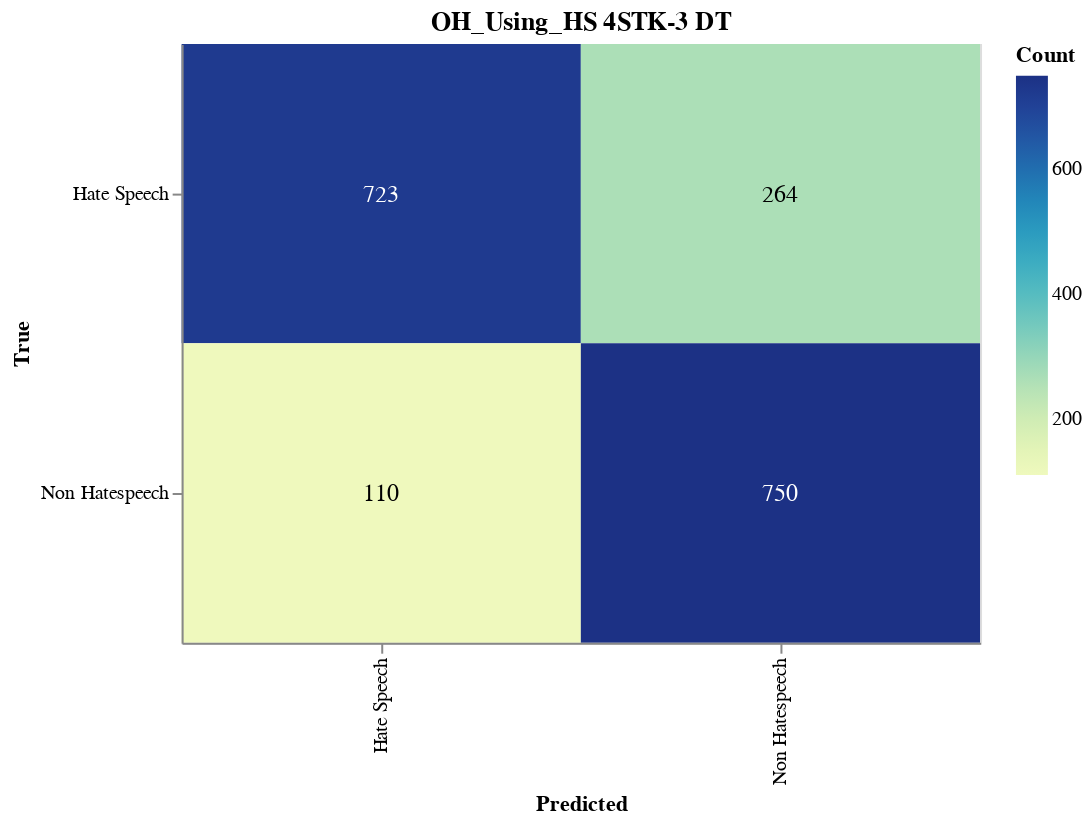

Here is the notebook cell this chart was saved with:
### Markdown cell above
#### Save CM

### Code cell
import altair as alt
import altair_saver
import pandas as pd
from sklearn.metrics import confusion_matrix

# Calculate the confusion matrix
cm = confusion_matrix(y_val, adjusted_predictions)

# Define class names
class_names = ['Hate Speech', 'Non Hatespeech']

# Convert confusion matrix to DataFrame
cm_df = pd.DataFrame(cm, index=class_names, columns=class_names).reset_index().melt(id_vars='index')
cm_df.columns = ['True', 'Predicted', 'Count']

# Ensure the order of categories
cm_df['True'] = pd.Categorical(cm_df['True'], categories=class_names, ordered=True)
cm_df['Predicted'] = pd.Categorical(cm_df['Predicted'], categories=class_names, ordered=True)

# Create the Altair plot
heatmap = alt.Chart(cm_df).mark_rect().encode(
    x=alt.X('Predicted:O', sort=class_names),
    y=alt.Y('True:O', sort=class_names),
    color='Count:Q',
    tooltip=['True', 'Predicted', 'Count']
).properties(
    width=400,
    height=300,
    title='OH_Using_HS 4STK-3 DT'
)

# Add text labels
text = heatmap.mark_text(
    align='center',
    baseline='middle',
    fontSize=12
).encode(
    text='Count:Q',
    color=alt.condition(
        alt.datum.Count > cm.max() / 2,
        alt.value('white'),
        alt.value('black')
    )
)

# Combine heatmap and text
final_chart = heatmap + text

# Display the plot
final_chart.show()

### Figure 1 — Vega-Lite specification as saved in the notebook (floating-point values rounded to 4 significant figures)
{"config": {"view": {"continuousWidth": 300, "continuousHeight": 300}}, "layer": [{"mark": {"type": "rect"}, "encoding": {"color": {"field": "Count", "type": "quantitative"}, "tooltip": [{"field": "True", "type": "ordinal"}, {"field": "Predicted", "type": "ordinal"}, {"field": "Count", "type": "quantitative"}], "x": {"field": "Predicted", "sort": ["Hate Speech", "Non Hatespeech"], "type": "ordinal"}, "y": {"field": "True", "sort": ["Hate Speech", "Non Hatespeech"], "type": "ordinal"}}, "title": "OH_Using_HS 4STK-3 DT"}, {"mark": {"type": "text", "align": "center", "baseline": "middle", "fontSize": 12}, "encoding": {"color": {"condition": {"test": "(datum.Count > 375.0)", "value": "white"}, "value": "black"}, "text": {"field": "Count", "type": "quantitative"}, "tooltip": [{"field": "True", "type": "ordinal"}, {"field": "Predicted", "type": "ordinal"}, {"field": "Count", "type": "quantitative"}], "x": {"field": "Predicted", "sort": ["Hate Speech", "Non Hatespeech"], "type": "ordinal"}, "y": {"field": "True", "sort": ["Hate Speech", "Non Hatespeech"], "type": "ordinal"}}, "title": "OH_Using_HS 4STK-3 DT"}], "data": {"name": "data-b37501e217a02749cee005d397d2ed67"}, "height": 300, "width": 400, "$schema": "https://vega.github.io/schema/vega-lite/v5.17.0.json", "datasets": {"data-b37501e217a02749cee005d397d2ed67": [{"True": "Hate Speech", "Predicted": "Hate Speech", "Count": 723}, {"True": "Non Hatespeech", "Predicted": "Hate Speech", "Count": 110}, {"True": "Hate Speech", "Predicted": "Non Hatespeech", "Count": 264}, {"True": "Non Hatespeech", "Predicted": "Non Hatespeech", "Count": 750}]}}
